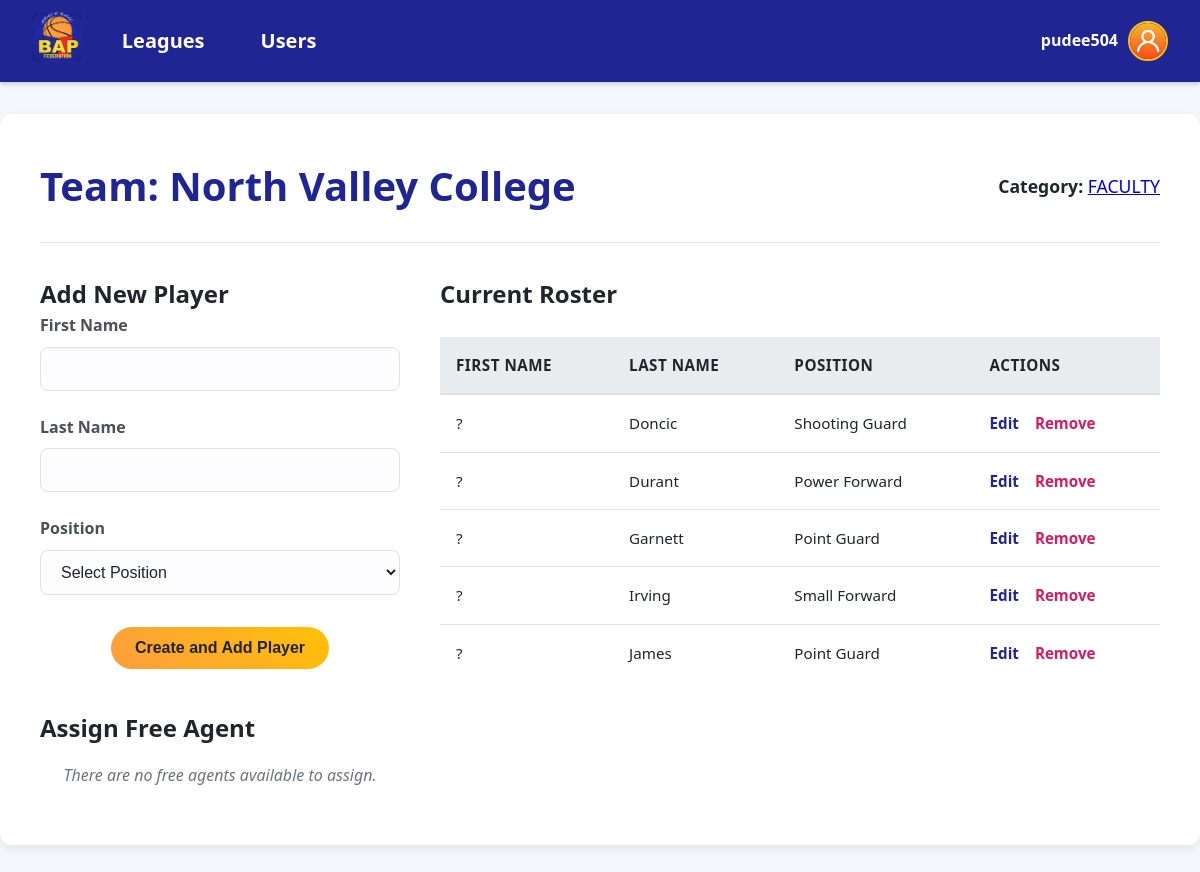
The app's page /team_details.php?team_id=1960 (signed in) with its own data.
### tables this page shows
CREATE TABLE IF NOT EXISTS `team` (
  `id` int NOT NULL AUTO_INCREMENT,
  `team_name` varchar(50) NOT NULL,
  `category_id` int NOT NULL,
  `cluster_id` int DEFAULT NULL,
  `seed` int DEFAULT NULL,
  `playoff_seed` int DEFAULT NULL,
  `bracket_position` int DEFAULT NULL,
  PRIMARY KEY (`id`),
  KEY `category_id` (`category_id`),
  KEY `cluster_id` (`cluster_id`)
);

CREATE TABLE IF NOT EXISTS `category` (
  `id` int NOT NULL AUTO_INCREMENT,
  `league_id` int NOT NULL,
  `category_name` varchar(50) NOT NULL,
  `schedule_generated` tinyint(1) NOT NULL DEFAULT '0',
  `seeding_started` tinyint(1) DEFAULT '0',
  `playoff_seeding_locked` tinyint(1) NOT NULL DEFAULT '0',
  `groups_locked` tinyint(1) NOT NULL DEFAULT '0',
  `playoff_category_id` int DEFAULT NULL,
  PRIMARY KEY (`id`),
  KEY `league_id` (`league_id`)
);

CREATE TABLE IF NOT EXISTS `player` (
  `id` int NOT NULL AUTO_INCREMENT,
  `first_name` varchar(50) NOT NULL,
  `last_name` varchar(50) NOT NULL,
  `position` enum('Center','Power Forward','Small Forward','Shooting Guard','Point Guard') NOT NULL,
  PRIMARY KEY (`id`)
);

### team_details.php (the view, shortened to what this page needs)
<?php
require_once 'logger.php';
$team_id = filter_var($_GET['team_id'] ?? null, FILTER_VALIDATE_INT);
$stmt = $pdo->prepare("SELECT t.team_name, c.category_name, c.id as category_id FROM team t JOIN category c ON t.category_id = c.id WHERE t.id = ?");
$stmt->execute([$team_id]);
$team = $stmt->fetch();
$players = $pdo->prepare("
    SELECT p.id, p.first_name, p.last_name, p.position
    FROM player p
    JOIN player_team pt ON p.id = pt.player_id
    WHERE pt.team_id = ?
    ORDER BY p.last_name, p.first_name
");
$players->execute([$team_id]);
$player_list = $players->fetchAll();
$free_agent_stmt = $pdo->prepare("
    SELECT p.id, p.first_name, p.last_name
    FROM player p
    LEFT JOIN player_team pt ON p.id = pt.player_id
    WHERE pt.player_id IS NULL
    ORDER BY p.last_name, p.first_name
");
$free_agent_stmt->execute();
$free_agents = $free_agent_stmt->fetchAll();
?>
<!DOCTYPE html>
<html lang="en">
<head>
  <link rel="stylesheet" href="style.css">
</head>
<body>
<?php include 'includes/header.php'; ?>
<div class="dashboard-container">
    <div class="page-header">
        <h1>Team: <?= htmlspecialchars($team['team_name']) ?></h1>
        <p style="margin: 0; font-size: 1.1rem;">
            <strong>Category:</strong>
            <a  href="category_details.php?category_id=<?= $team['category_id'] ?>"><?= htmlspecialchars($team['category_name']) ?></a>
        </p>
    </div>
    <div class="team-management-grid">
        <div class="management-forms">
            <div class="form-container">
                <h2>Add New Player</h2>
                <form method="POST">
                    <div class="form-group">
                        <label for="first_name">First Name</label>
                        <input type="text" id="first_name" name="first_name" required>
                    </div>
                    <div class="form-group">
                        <label for="last_name">Last Name</label>
                        <input type="text" id="last_name" name="last_name" required>
                    </div>
                    <div class="form-group">
                        <label for="position">Position</label>
                        <select id="position" name="position" required>
                            <option value="">Select Position</option>
                        </select>
                    </div>
                    <div class="form-actions">
                         <button type="submit" name="add_new_player" class="btn btn-primary">Create and Add Player</button>
                    </div>
                </form>
            </div>
            <div class="form-container" style="margin-top: 2.5rem;">
                <h2>Assign Free Agent</h2>
                <?php if ($free_agents): ?>
                    <form action="assign_player.php" method="POST">
                        <input type="hidden" name="team_id" value="<?= $team_id ?>">
                        <div class="form-group">
                            <label for="player_id">Select Player</label>
                            <select id="player_id" name="player_id" required>
                                <option value="">Select a Free Agent</option>
                                <?php foreach ($free_agents as $agent): ?>
                                    <option value="<?= $agent['id'] ?>">
                                        <?= htmlspecialchars($agent['last_name'] . ', ' . $agent['first_name']) ?>
                                    </option>
                                <?php endforeach; ?>
                            </select>
                        </div>
                        <div class="form-actions">
                            <button type="submit" class="btn btn-primary">Assign to Team</button>
                        </div>
                    </form>
                <?php else: ?>
                    <p class="info-message" style="padding: 1rem 0;">There are no free agents available to assign.</p>
                <?php endif; ?>
            </div>
        </div>
        <div class="roster-container">
            <h2>Current Roster</h2>
            <div class="table-wrapper">
                <?php if ($player_list): ?>
                    <table class="category-table">
                        <thead>
                            <tr>
                                <th>First Name</th>
                                <th>Last Name</th>
                                <th>Position</th>
                                <th>Actions</th>
                            </tr>
                        </thead>
                        <tbody>
                            <?php foreach ($player_list as $player): ?>
                                <tr>
                                    <td><?= htmlspecialchars($player['first_name']) ?></td>
                                    <td><?= htmlspecialchars($player['last_name']) ?></td>
                                    <td><?= htmlspecialchars($player['position']) ?></td>
                                    <td class="actions">
                                        <a href="edit_player.php?id=<?= $player['id'] ?>&team_id=<?= $team_id ?>">Edit</a>
                                        <a href="delete_player.php?id=<?= $player['id'] ?>&team_id=<?= $team_id ?>" class="action-delete" onclick="return confirm('Are you sure you want to remove this player from the team?');">Remove</a>
                                    </td>
                                </tr>
                            <?php endforeach; ?>
                        </tbody>
                    </table>
                <?php else: ?>
                    <p class="info-message">No players have been added to this team yet.</p>
                <?php endif; ?>
            </div>
        </div>
    </div>
</div>
</body>
</html>

### style.css (style rules this page uses)
:root { --bap-blue: #1f2593; --bap-orange: #fc9e3e; --bap-yellow: #FFC107; --bap-red: #D81B60; --text-dark: #212529; --text-light: #f8f9fa; --bg-light: #ffffff; --bg-main: #f4f7fc; --border-color: #dee2e6; --shadow: 0 4px 12px rgba(0, 0, 0, 0.08); }
* { margin: 0; padding: 0; box-sizing: border-box; }
body { font-family: 'Segoe UI', Tahoma, Geneva, Verdana, sans-serif; background-color: var(--bg-main); color: var(--text-dark); line-height: 1.6; }
.dashboard-container, .form-container { max-width: 1200px; margin: 2rem auto; background: var(--bg-light); padding: 2.5rem; border-radius: 12px; box-shadow: var(--shadow); }
.page-header { display: flex; justify-content: space-between; align-items: center; margin-bottom: 2rem; flex-wrap: wrap; gap: 1rem; border-bottom: 1px solid var(--border-color); padding-bottom: 1.5rem; }
.dashboard-container h1, .form-container h1, .page-header h1 { font-size: 2.5rem; color: var(--bap-blue); font-weight: 700; margin: 0; }
.form-container { max-width: 800px; }
.form-group { margin-bottom: 1.5rem; }
.form-group label { display: block; margin-bottom: 0.5rem; font-weight: 600; color: #495057; }
input[type="text"], input[type="date"], input[type="datetime-local"], input[type="password"], input[type="number"], select { width: 100%; padding: 0.75rem 1rem; font-size: 1rem; border: 1px solid var(--border-color); border-radius: 8px; background-color: #fdfdff; color: var(--text-dark); transition: border-color 0.3s ease, box-shadow 0.3s ease; }
.btn { display: inline-block; padding: 0.75rem 1.5rem; border: none; border-radius: 50px; font-size: 1rem; font-weight: bold; text-decoration: none; cursor: pointer; transition: all 0.2s ease; text-align: center; }
.btn-primary { background: linear-gradient(45deg, var(--bap-orange), var(--bap-yellow)); color: var(--text-dark); }
.form-actions { margin-top: 2rem; text-align: center; }
.action-delete, .action-link-button { background: transparent; border: none; padding: 0; font-family: inherit; font-size: inherit; font-weight: 500; color: var(--bap-red) !important; text-decoration: none; cursor: pointer; transition: color 0.2s ease; }
.table-wrapper { overflow-x: auto; }
.leagues-table, .category-table { width: 100%; border-collapse: collapse; font-size: 0.95rem; }
.leagues-table thead, .category-table thead { background-color: #e9ecef; }
.leagues-table th, .category-table th { padding: 1rem; text-align: left; font-weight: 600; color: var(--text-dark); text-transform: uppercase; letter-spacing: 0.5px; border-bottom: 2px solid var(--border-color); }
.leagues-table td, .category-table td { padding: 1rem; border-bottom: 1px solid var(--border-color); vertical-align: middle; }
.leagues-table tbody tr:last-child td, .category-table tbody tr:last-child td { border-bottom: none; }
.leagues-table a, .category-table a { color: var(--bap-blue); text-decoration: none; font-weight: 600; transition: color 0.2s; }
.actions a { margin-right: 0.75rem; }
.actions a:last-child { margin-right: 0; }
.team-management-grid { display: grid; grid-template-columns: 1fr 2fr; gap: 2.5rem; align-items: start; }
.management-forms .form-container { padding: 0; margin: 0; box-shadow: none; }
.roster-container h2 { margin-bottom: 1.5rem; }
.info-message { text-align: center; padding: 2rem; color: #6c757d; font-style: italic; }

### records on screen
team: team_name "North Valley College", category.category_name "FACULTY"
player: first_name "?", last_name "Doncic", position "Shooting Guard"
player: first_name "?", last_name "Durant", position "Power Forward"
player: first_name "?", last_name "Garnett", position "Point Guard"
player: first_name "?", last_name "Irving", position "Small Forward"
player: first_name "?", last_name "James", position "Point Guard"

### other values on screen
$_SESSION['username'] "pudee504"
